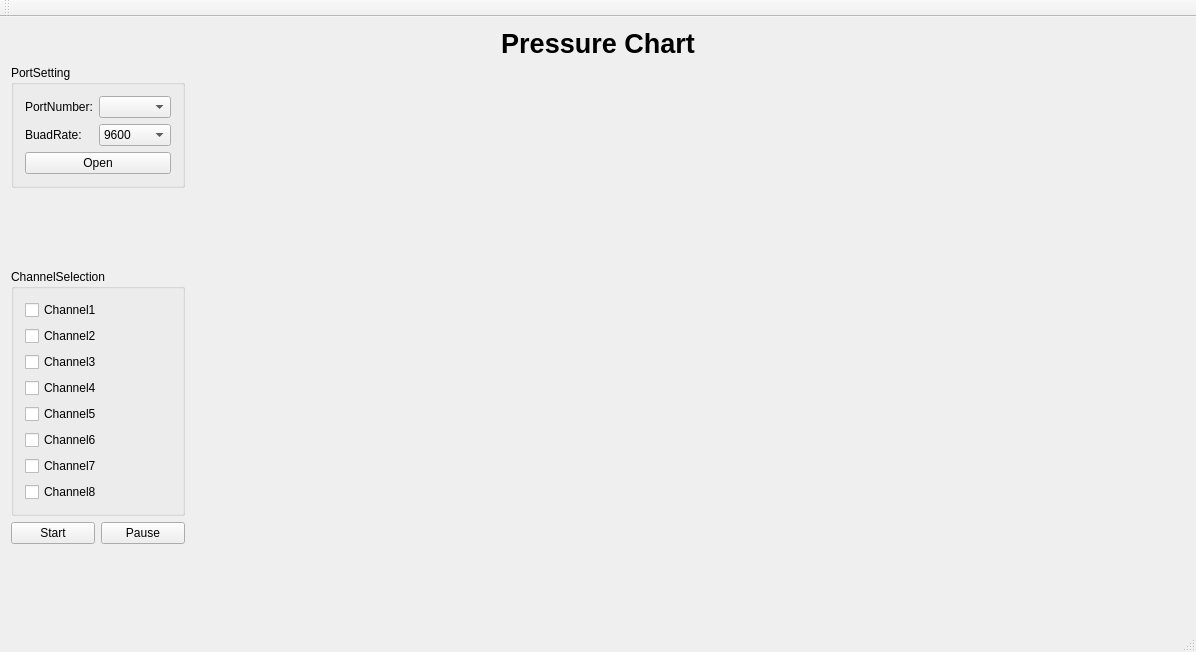
<?xml version="1.0" encoding="UTF-8"?>
<ui version="4.0">
 <class>MainWindow</class>
 <widget class="QMainWindow" name="MainWindow">
  <property name="geometry">
   <rect>
    <x>0</x>
    <y>0</y>
    <width>1196</width>
    <height>652</height>
   </rect>
  </property>
  <property name="windowTitle">
   <string>MainWindow</string>
  </property>
  <widget class="QWidget" name="centralWidget">
   <layout class="QGridLayout" name="gridLayout_4">
    <item row="0" column="0">
     <layout class="QFormLayout" name="formLayout">
      <item row="0" column="0" colspan="2">
       <layout class="QHBoxLayout" name="horizontalLayout_11">
        <item>
         <spacer name="horizontalSpacer">
          <property name="orientation">
           <enum>Qt::Horizontal</enum>
          </property>
          <property name="sizeHint" stdset="0">
           <size>
            <width>40</width>
            <height>20</height>
           </size>
          </property>
         </spacer>
        </item>
        <item>
         <spacer name="horizontalSpacer_2">
          <property name="orientation">
           <enum>Qt::Horizontal</enum>
          </property>
          <property name="sizeHint" stdset="0">
           <size>
            <width>40</width>
            <height>20</height>
           </size>
          </property>
         </spacer>
        </item>
        <item>
         <spacer name="horizontalSpacer_3">
          <property name="orientation">
           <enum>Qt::Horizontal</enum>
          </property>
          <property name="sizeHint" stdset="0">
           <size>
            <width>40</width>
            <height>20</height>
           </size>
          </property>
         </spacer>
        </item>
        <item>
         <widget class="QLabel" name="label_3">
          <property name="font">
           <font>
            <pointsize>20</pointsize>
            <weight>75</weight>
            <bold>true</bold>
           </font>
          </property>
          <property name="layoutDirection">
           <enum>Qt::LeftToRight</enum>
          </property>
          <property name="text">
           <string>Pressure Chart</string>
          </property>
          <property name="alignment">
           <set>Qt::AlignCenter</set>
          </property>
         </widget>
        </item>
        <item>
         <spacer name="horizontalSpacer_4">
          <property name="orientation">
           <enum>Qt::Horizontal</enum>
          </property>
          <property name="sizeHint" stdset="0">
           <size>
            <width>40</width>
            <height>20</height>
           </size>
          </property>
         </spacer>
        </item>
        <item>
         <spacer name="horizontalSpacer_5">
          <property name="orientation">
           <enum>Qt::Horizontal</enum>
          </property>
          <property name="sizeHint" stdset="0">
           <size>
            <width>40</width>
            <height>20</height>
           </size>
          </property>
         </spacer>
        </item>
        <item>
         <spacer name="horizontalSpacer_6">
          <property name="orientation">
           <enum>Qt::Horizontal</enum>
          </property>
          <property name="sizeHint" stdset="0">
           <size>
            <width>40</width>
            <height>20</height>
           </size>
          </property>
         </spacer>
        </item>
       </layout>
      </item>
      <item row="1" column="0">
       <layout class="QVBoxLayout" name="verticalLayout_2">
        <item>
         <widget class="QGroupBox" name="groupBox_2">
          <property name="title">
           <string>PortSetting</string>
          </property>
          <layout class="QGridLayout" name="gridLayout_2">
           <item row="0" column="0">
            <layout class="QGridLayout" name="gridLayout">
             <item row="0" column="0">
              <layout class="QHBoxLayout" name="horizontalLayout">
               <item>
                <widget class="QLabel" name="label">
                 <property name="text">
                  <string>PortNumber:</string>
                 </property>
                </widget>
               </item>
               <item>
                <widget class="QComboBox" name="PortNumcomboBox"/>
               </item>
              </layout>
             </item>
             <item row="1" column="0">
              <layout class="QHBoxLayout" name="horizontalLayout_2">
               <item>
                <widget class="QLabel" name="label_2">
                 <property name="text">
                  <string>BuadRate:</string>
                 </property>
                </widget>
               </item>
               <item>
                <widget class="QComboBox" name="BaudRatecomboBox">
                 <item>
                  <property name="text">
                   <string>9600</string>
                  </property>
                 </item>
                 <item>
                  <property name="text">
                   <string>115200</string>
                  </property>
                 </item>
                </widget>
               </item>
              </layout>
             </item>
             <item row="2" column="0">
              <widget class="QPushButton" name="OpenBtn">
               <property name="text">
                <string>Open</string>
               </property>
              </widget>
             </item>
            </layout>
           </item>
          </layout>
         </widget>
        </item>
        <item>
         <spacer name="verticalSpacer_3">
          <property name="orientation">
           <enum>Qt::Vertical</enum>
          </property>
          <property name="sizeHint" stdset="0">
           <size>
            <width>20</width>
            <height>40</height>
           </size>
          </property>
         </spacer>
        </item>
        <item>
         <widget class="QGroupBox" name="groupBox">
          <property name="title">
           <string>ChannelSelection</string>
          </property>
          <layout class="QGridLayout" name="gridLayout_3">
           <item row="0" column="0">
            <layout class="QVBoxLayout" name="verticalLayout">
             <item>
              <layout class="QHBoxLayout" name="horizontalLayout_3">
               <item>
                <widget class="QCheckBox" name="Channel1Box">
                 <property name="text">
                  <string>Channel1</string>
                 </property>
                </widget>
               </item>
               <item>
                <spacer name="horizontalSpacer_7">
                 <property name="orientation">
                  <enum>Qt::Horizontal</enum>
                 </property>
                 <property name="sizeHint" stdset="0">
                  <size>
                   <width>40</width>
                   <height>20</height>
                  </size>
                 </property>
                </spacer>
               </item>
              </layout>
             </item>
             <item>
              <layout class="QHBoxLayout" name="horizontalLayout_4">
               <item>
                <widget class="QCheckBox" name="Channel2Box">
                 <property name="text">
                  <string>Channel2</string>
                 </property>
                </widget>
               </item>
               <item>
                <spacer name="horizontalSpacer_8">
                 <property name="orientation">
                  <enum>Qt::Horizontal</enum>
                 </property>
                 <property name="sizeHint" stdset="0">
                  <size>
                   <width>40</width>
                   <height>20</height>
                  </size>
                 </property>
                </spacer>
               </item>
              </layout>
             </item>
             <item>
              <layout class="QHBoxLayout" name="horizontalLayout_5">
               <item>
                <widget class="QCheckBox" name="Channel3Box">
                 <property name="text">
                  <string>Channel3</string>
                 </property>
                </widget>
               </item>
               <item>
                <spacer name="horizontalSpacer_9">
                 <property name="orientation">
                  <enum>Qt::Horizontal</enum>
                 </property>
                 <property name="sizeHint" stdset="0">
                  <size>
                   <width>40</width>
                   <height>20</height>
                  </size>
                 </property>
                </spacer>
               </item>
              </layout>
             </item>
             <item>
              <layout class="QHBoxLayout" name="horizontalLayout_6">
               <item>
                <widget class="QCheckBox" name="Channel4Box">
                 <property name="text">
                  <string>Channel4</string>
                 </property>
                </widget>
               </item>
               <item>
                <spacer name="horizontalSpacer_10">
                 <property name="orientation">
                  <enum>Qt::Horizontal</enum>
                 </property>
                 <property name="sizeHint" stdset="0">
                  <size>
                   <width>40</width>
                   <height>20</height>
                  </size>
                 </property>
                </spacer>
               </item>
              </layout>
             </item>
             <item>
              <layout class="QHBoxLayout" name="horizontalLayout_7">
               <item>
                <widget class="QCheckBox" name="Channel5Box">
                 <property name="text">
                  <string>Channel5</string>
                 </property>
                </widget>
               </item>
               <item>
                <spacer name="horizontalSpacer_11">
                 <property name="orientation">
                  <enum>Qt::Horizontal</enum>
                 </property>
                 <property name="sizeHint" stdset="0">
                  <size>
                   <width>40</width>
                   <height>20</height>
                  </size>
                 </property>
                </spacer>
               </item>
              </layout>
             </item>
             <item>
              <layout class="QHBoxLayout" name="horizontalLayout_8">
               <item>
                <widget class="QCheckBox" name="Channel6Box">
                 <property name="text">
                  <string>Channel6</string>
                 </property>
                </widget>
               </item>
               <item>
                <spacer name="horizontalSpacer_12">
                 <property name="orientation">
                  <enum>Qt::Horizontal</enum>
                 </property>
                 <property name="sizeHint" stdset="0">
                  <size>
                   <width>40</width>
                   <height>20</height>
                  </size>
                 </property>
                </spacer>
               </item>
              </layout>
             </item>
             <item>
              <layout class="QHBoxLayout" name="horizontalLayout_9">
               <item>
                <widget class="QCheckBox" name="Channel7Box">
                 <property name="text">
                  <string>Channel7</string>
                 </property>
                </widget>
               </item>
               <item>
                <spacer name="horizontalSpacer_13">
                 <property name="orientation">
                  <enum>Qt::Horizontal</enum>
                 </property>
                 <property name="sizeHint" stdset="0">
                  <size>
                   <width>40</width>
                   <height>20</height>
                  </size>
                 </property>
                </spacer>
               </item>
              </layout>
             </item>
             <item>
              <layout class="QHBoxLayout" name="horizontalLayout_10">
               <item>
                <widget class="QCheckBox" name="Channel8Box">
                 <property name="text">
                  <string>Channel8</string>
                 </property>
                </widget>
               </item>
               <item>
                <spacer name="horizontalSpacer_14">
                 <property name="orientation">
                  <enum>Qt::Horizontal</enum>
                 </property>
                 <property name="sizeHint" stdset="0">
                  <size>
                   <width>40</width>
                   <height>20</height>
                  </size>
                 </property>
                </spacer>
               </item>
              </layout>
             </item>
            </layout>
           </item>
          </layout>
         </widget>
        </item>
        <item>
         <layout class="QHBoxLayout" name="horizontalLayout_12">
          <item>
           <widget class="QPushButton" name="StartButton">
            <property name="text">
             <string>Start</string>
            </property>
           </widget>
          </item>
          <item>
           <widget class="QPushButton" name="pauseBtn">
            <property name="text">
             <string>Pause</string>
            </property>
           </widget>
          </item>
         </layout>
        </item>
        <item>
         <spacer name="verticalSpacer">
          <property name="orientation">
           <enum>Qt::Vertical</enum>
          </property>
          <property name="sizeHint" stdset="0">
           <size>
            <width>20</width>
            <height>40</height>
           </size>
          </property>
         </spacer>
        </item>
       </layout>
      </item>
      <item row="1" column="1">
       <widget class="QCustomPlot" name="myCustomPlot" native="true">
        <property name="layoutDirection">
         <enum>Qt::LeftToRight</enum>
        </property>
       </widget>
      </item>
     </layout>
    </item>
   </layout>
  </widget>
  <widget class="QMenuBar" name="menuBar">
   <property name="geometry">
    <rect>
     <x>0</x>
     <y>0</y>
     <width>1196</width>
     <height>26</height>
    </rect>
   </property>
  </widget>
  <widget class="QToolBar" name="mainToolBar">
   <attribute name="toolBarArea">
    <enum>TopToolBarArea</enum>
   </attribute>
   <attribute name="toolBarBreak">
    <bool>false</bool>
   </attribute>
  </widget>
  <widget class="QStatusBar" name="statusBar"/>
 </widget>
 <layoutdefault spacing="6" margin="11"/>
 <customwidgets>
  <customwidget>
   <class>QCustomPlot</class>
   <extends>QWidget</extends>
   <header>qcustomplot.h</header>
   <container>1</container>
  </customwidget>
 </customwidgets>
 <resources/>
 <connections/>
</ui>
